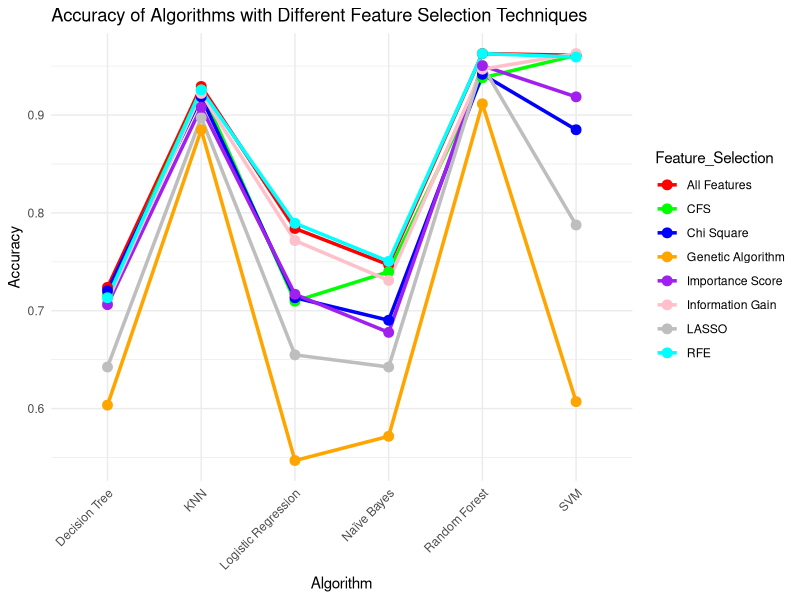

Here is the R script that generated this plot:
# Load necessary library
library(ggplot2)

# Create data frame with accuracies for each algorithm and feature selection technique
data <- data.frame(
  Algorithm = rep(c("Decision Tree", "Random Forest", "KNN", "Logistic Regression", "Naïve Bayes", "SVM"), 8),
  Feature_Selection = rep(c("All Features", "CFS", "Chi Square", "Information Gain", "LASSO", "Genetic Algorithm", "Importance Score", "RFE"), each = 6),
  Accuracy = c(
    0.723893805, 0.962831858, 0.92920354, 0.784070796, 0.746902655, 0.961061947,
    0.716814159, 0.938053097, 0.925663717, 0.709734513, 0.739823009, 0.961061947,
    0.720353982, 0.94159292, 0.918584071, 0.713274336, 0.690265487, 0.884955752,
    0.709734513, 0.946902655, 0.922123894, 0.771681416, 0.730973451, 0.962831858,
    0.642477876, 0.950442478, 0.897345133, 0.654867257, 0.642477876, 0.787610619,
    0.603539823, 0.911504425, 0.884955752, 0.546902655, 0.571681416, 0.607079646,
    0.70619469, 0.950442478, 0.907964602, 0.716814159, 0.677876106, 0.918584071,
    0.713274336, 0.962831858, 0.925663717, 0.789380531, 0.750442478, 0.959292035
  )
)

# Define line types and colors
colors <- c("red", "green", "blue", "orange", "purple", "pink", "gray", "cyan")

# Create the plot
plot <- ggplot(data, aes(x = Algorithm, y = Accuracy, group = Feature_Selection, color = Feature_Selection)) +
  geom_line(size = 1.2) +
  geom_point(size = 3) +
  scale_color_manual(values = colors) +
  labs(title = "Accuracy of Algorithms with Different Feature Selection Techniques",
       x = "Algorithm",
       y = "Accuracy") +
  theme_minimal() +
  theme(axis.text.x = element_text(angle = 45, hjust = 1))

# Print the plot
print(plot)
